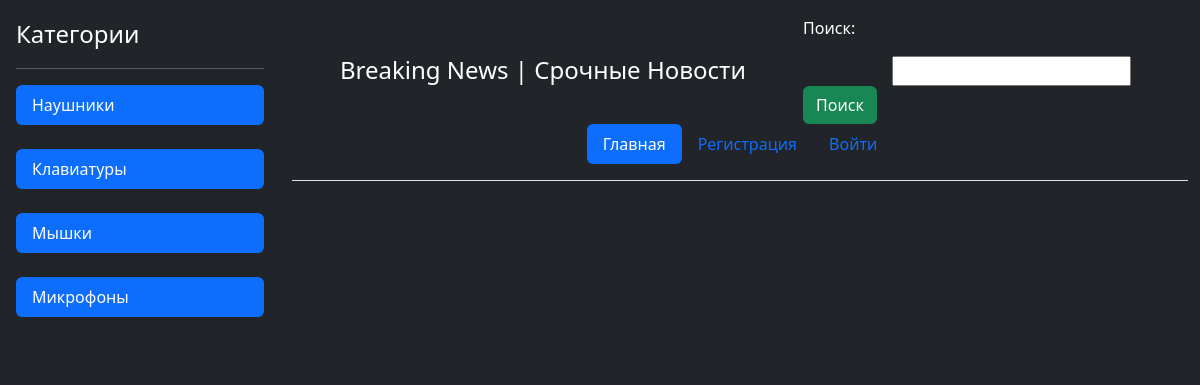
Before: / with the older database file.
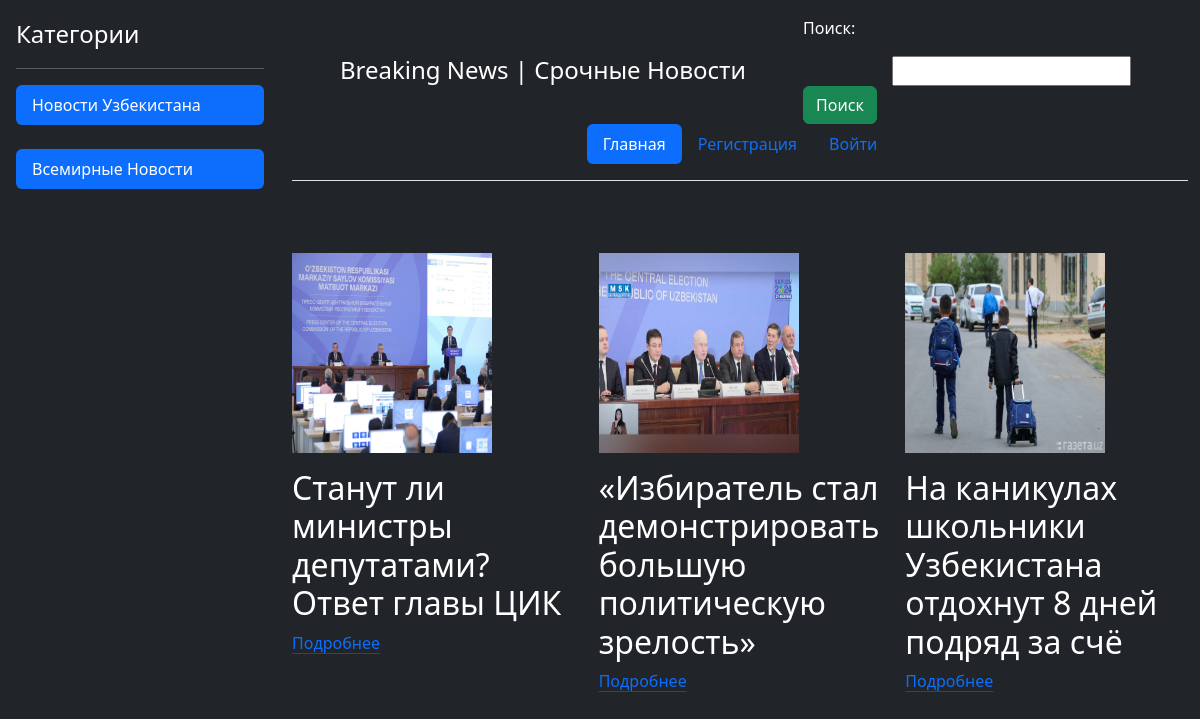
After: the same page with the newer database file.
### index/models.py (models this page shows)
class Category(models.Model):
    category_name = models.CharField(max_length=32)
    def __str__(self):
        return str(self.category_name)

class New(models.Model):
    new_name = models.CharField(max_length=64)
    new_description = models.TextField()
    new_photo = models.ImageField(upload_to='media')
    new_category = models.ForeignKey(Category, on_delete=models.CASCADE)
    new_date = models.DateField()
    def __str__(self):
        return str(self.new_name)

### index/views.py (the view)
# urls.py: path('', views.home_page, name='home'),
def home_page(request):
    products = New.objects.all()
    categories = Category.objects.all()
    form = SearchForm
    context = {'products': products,
               'categories': categories,
               'form': form}
    return render(request, 'home.html', context)

### index/templates/home.html (shortened to what this page needs)
<!DOCTYPE html>
<html lang="ru">
<link rel="stylesheet" href="https://cdn.jsdelivr.net/npm/bootstrap@5.3.3/dist/css/bootstrap.min.css">
<head>
</head>
<body class="bg bg-dark d-flex h-100">
<div class="d-flex flex-column flex-shrink-0 p-3 text-bg-dark" style="width: 280px;">
   <span class="fs-4">Категории</span>
    <hr>
    <ul class="nav nav-pills flex-column mb-auto">
        {% for c in categories %}
      <li class="nav-item">
        <a href="/category/{{ c.id }}" class="nav-link active" aria-current="page">
            {{ c }}
        </a>
      </li>
        <br>
        {% endfor %}
    </ul>
</div>
<div class="container">
    <header class="d-flex flex-wrap justify-content-center py-3 mb-4 border-bottom">
      <a href="/" class="d-flex align-items-center mb-3 mb-md-0 me-md-auto link-body-emphasis text-decoration-none">
        <svg class="bi me-2" width="40" height="32"><use xlink:href="#bootstrap"></use></svg>
        <span class="fs-4 text-white">Breaking News | Срочные Новости</span>
      </a>
        <form class="col-12 col-lg-auto mb-2 mb-lg-0 me-lg-auto" action="/search" method="post">
            <p class="text-white">Поиск:</p> {{ form }}
            <button type="submit" class="btn btn-success">Поиск</button>
        </form>
      <ul class="nav nav-pills">
        <li class="nav-item"><a href="/" class="nav-link active" aria-current="page">Главная</a></li>
          {% if user.is_authenticated %}
          <li class="nav-item"><a href="/logout" class="nav-link">Выйти</a></li>
          {% else %}
          <li class="nav-item"><a href="/register" class="nav-link">Регистрация</a></li>
          <li class="nav-item"><a href="/accounts/login" class="nav-link">Войти</a></li>
          {% endif %}
      </ul>
    </header>
    <div class="row g-4 py-5 row-cols-1 row-cols-lg-3">
        {% for p in products %}
      <div class="feature col">
        <div class="feature-icon d-inline-flex align-items-center justify-content-center text-bg-primary bg-gradient fs-2 mb-3">
            <img src="{{ p.new_photo.url }}" width="200" height="200" alt="{{ p }}">
        </div>
        <h3 class="fs-2 text-white">{{ p.new_name }}</h3>
        <a href="/new/{{ p.id }}" class="icon-link">
          Подробнее
        </a>
      </div>
        {% endfor %}
    </div>
  </div>
</body>
</html>

Changed rows visible on the page:
removed Category: category_name "Мышки"
removed Category: category_name "Микрофоны"
changed Category: category_name "Наушники" → "Новости Узбекистана"
changed Category: category_name "Клавиатуры" → "Всемирные Новости"
added New: new_photo (picture), new_name "Станут ли министры депутатами? Ответ главы ЦИК"
added New: new_photo (picture), new_name "«Избиратель стал демонстрировать большую политическую зрелость»"
added New: new_photo (picture), new_name "На каникулах школьники Узбекистана отдохнут 8 дней подряд за счё"
